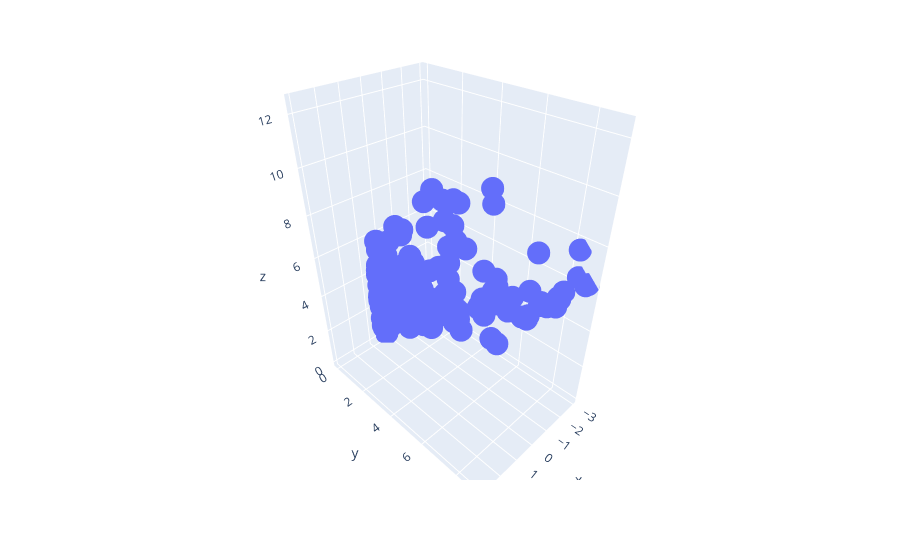

Source (notebook cell):
### Code cell
# Now Lets Plot the figure in 3d 
import plotly.express as px 

fig = px.scatter_3d( x=X_train_trans[:,0].ravel() , y=X_train_trans[:,1].ravel() , z=y_train.ravel())

fig.show()

### Figure 1 — Plotly figure (JSON) as saved in the notebook; plotly's stock layout.template omitted (floating-point values rounded to 4 significant figures; data arrays with more than 128 entries replaced by an {"elided": "..."} marker saying what was removed)
{"data": [{"hovertemplate": "x=%{x}<br>y=%{y}<br>z=%{z}<extra></extra>", "legendgroup": "", "marker": {"color": "#636efa", "symbol": "circle"}, "mode": "markers", "name": "", "scene": "scene", "showlegend": false, "type": "scatter3d", "x": {"elided": "160 float values"}, "y": {"elided": "160 float values"}, "z": {"elided": "160 float values"}}], "layout": {"legend": {"tracegroupgap": 0}, "margin": {"t": 60}, "scene": {"domain": {"x": [0, 1], "y": [0, 1]}, "xaxis": {"title": {"text": "x"}}, "yaxis": {"title": {"text": "y"}}, "zaxis": {"title": {"text": "z"}}}}}
